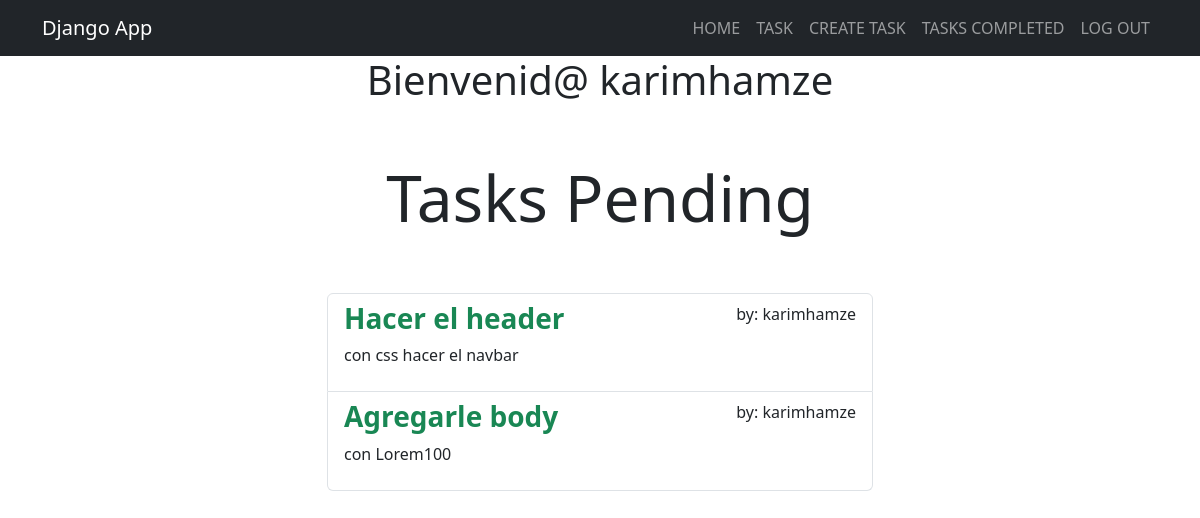
The app's page /tasks/ (signed in) with its own data.
### tasks/models.py (models this page shows, shortened)
class Task(models.Model):
    title = models.CharField(max_length=200)
    description = models.TextField(blank=True)
    created = models.DateTimeField(auto_now_add=True)
    datecompleted = models.DateTimeField(null=True, blank=True)
    important = models.BooleanField(default=False)
    user = models.ForeignKey(User, on_delete=models.CASCADE)

### tasks/views.py (the view)
# urls.py: path('tasks/', views.tasks, name='tasks'),
@login_required
def tasks(request):
    tasks = Task.objects.filter(user=request.user, datecompleted__isnull=True)
    return render(request, 'tasks.html', {
        'tasks' : tasks
    })

### tasks/templates/tasks.html
{% extends 'base.html' %}
{% block content %}
<main class="container">
  <div class="row">
    <div class="col-md-6 offset-md-3">
      <h1 class="text-center display-3 py-5">Tasks Pending</h1>
      <ul class="list-group">
        {% for task in tasks %}
        <a class="list-group-item" href="{% url 'task_detail' task.id %}">
          <header class="d-flex justify-content-between">
            {% if task.important %}
            <h3 class="fw-bold text-success">{{task.title}}</h3>
            {% else %}
            <h3 class="fw-bold">{{task.title}}</h3>
            {% endif %}
            <p>by: {{task.user.username}}</p>
          </header>
          <p>{{task.description}}</p>
        </a>
        {% endfor %}
      </ul>
    </div>
  </div>
</main>
{% endblock %}

### tasks/templates/base.html (shortened to what this page needs)
<!DOCTYPE html>
<html lang="en">
  <head>
    <link
      rel="stylesheet"
      href="	https://cdn.jsdelivr.net/npm/bootstrap@5.3.3/dist/css/bootstrap.min.css"
    />
  </head>
  <header>
    <nav class="navbar navbar-expand-lg bg-dark navbar-dark">
      <div class="container">
        <a class="navbar-brand" href="/">Django App</a>
        <div class="collapse navbar-collapse" id="navbarNav">
          <ul class="navbar-nav ms-auto">
            <li class="nav-item" >
              <a class="nav-link" href="/">HOME</a>
            </li>
            <li class="nav-item">
              <a class="nav-link" href="{% url 'tasks' %}">TASK</a>
            </li>
            <li class="nav-item">
              <a class="nav-link" href="{% url 'create_task' %}">CREATE TASK</a>
            </li class="nav-item">
            {% if user.is_authenticated %}
            <li class="nav-item">
              <a class="nav-link" href="{% url 'tasks_completed' %}">TASKS COMPLETED</a>
            </li>
            <li class="nav-item">
              <a class="nav-link" href="{% url 'logout' %}">LOG OUT</a>
            </li>
            {% endif %}
          </ul>
        </div>
      </div>
    </nav>
    {% if user.is_authenticated %}
    <h1 class="text-center">Bienvenid@ {{ user.username }}</h1>
    {% endif %}
  </header>
  <body>
    {% block content %} {% endblock %}
  </body>
</html>

### records on screen
Task: title "Hacer el header", user.username "karimhamze", description "con css hacer el navbar"
Task: title "Agregarle body", user.username "karimhamze", description "con Lorem100"

### other values on screen
{{ user.username }} "karimhamze"
